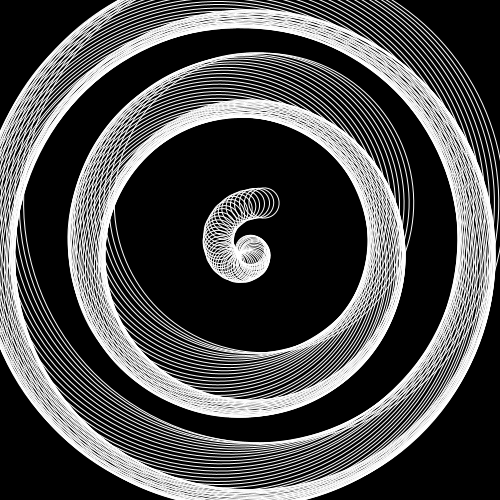
Frame 1 (no input)
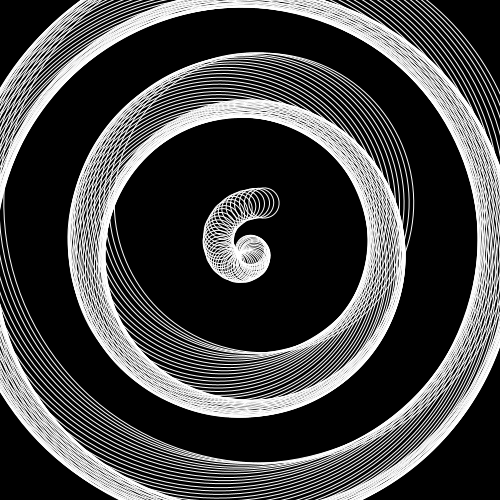
Frame 60 (the mouse pressed at the canvas centre just before this capture)
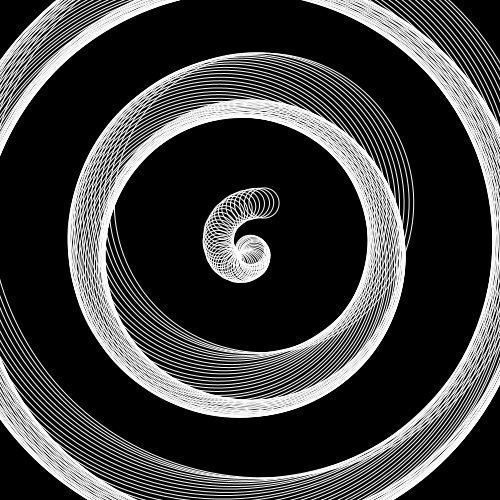
Frame 120 (the mouse held since frame 60 and released just before this capture)

The Processing sketch that drew these frames (run headless with seeded random() and noise(); from frame 60 on, the mouse is pressed at the canvas centre):

// Processing sketch: processing_61138
// ── processing_61138.pde

int s; // segundos 
int m; // minutos 
int h; // horas


void setup(){ // esta função serve para as definiçoes do setup
  size(500,500); // define o tamanho da janela, que neste caso será 500x500
   
   
  s = 0;// segundos
  m = 0;// minutos
  h = 0;// horas
  
}


void draw(){ // esta funçao serve para as definiçoes do void draw
   background(0); // para definir a cor do fundo 
  
  
    s = second();// variavel dos segundos de 0 - 59
    m = minute();// variavel dos minutos de 0 - 59
    h = hour();// variavel das horas de 0 - 23
  
  float h12; // variavel de h12
  h12=h;// os nossos relogios marcam 24horas, assim sendo, esta função assume que sempre que chegue as 12h soma-se de 1 a 1 até às completar mais 12 que dá 24h
 
  
  println(s); // esta funçao vai nos permitir ver no rectangulo a preto embaixo os segundos a passar
  noFill(); // esta funçao serve para nao ter cor de preenchimento
  stroke(255); // espessura da linha - stroke - a cor do mesmo
  
  
  translate(width/2, height/2);// esta funçao serve para mover o objecto sem mover a janela
  for (float i = 0; i < 50; i++) { // esta função controla a sequência de repetições, neste caso de ellipses
  rotate(0.1);// esta função serve para rodar o objecto que neste caso é uma espiral feita de ellipses
   
   

    ellipse(i, 0, s*10, s*10);// ellipses que constinuem a espiral dos segundos 
    ellipse(i, 0, m*10, m*10);// ellipses que constinuem a espiral dos minutos
    ellipse(i, 0, h*10, h*10);// ellipses que constinuem a espiral das horas
  }
}
